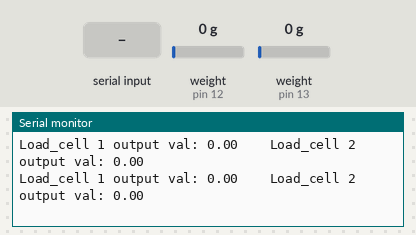
This sketch was run on a simulated Arduino Uno, built with avr-gcc and run on an emulated ATmega328P. On the bench: the last lines printed to the serial monitor. Inputs (shaded band) come from the test bench; at power-on: weight on the scale (sensors on pin 12, pin 13) 0 g.

Above: at 6.0 s.
6.1 s: "t" received over Serial
7.6 s: weight on the scale (sensor on pin 12) set to 100 g
At 7.62 s:
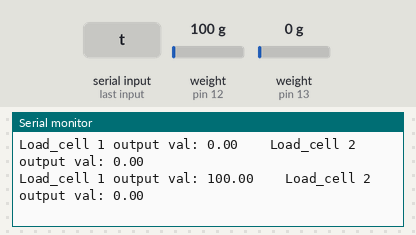
9.1 s: weight on the scale (sensor on pin 13) set to 100 g
At 9.12 s:
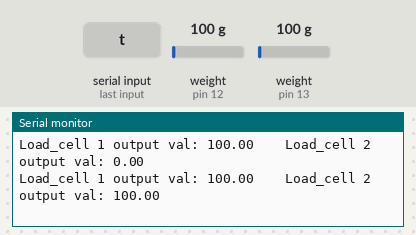
10.6 s: weight on the scale (sensor on pin 12) set to 1250 g
At 10.62 s:
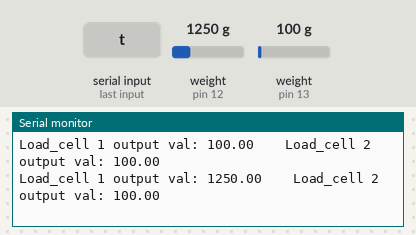
12.1 s: weight on the scale (sensor on pin 13) set to 1250 g
At 12.12 s:
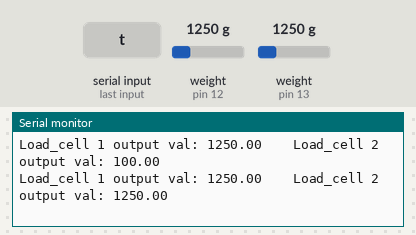
Timing chart, 0 to 14.6 s (numbered marks = the images above; inputs shaded):
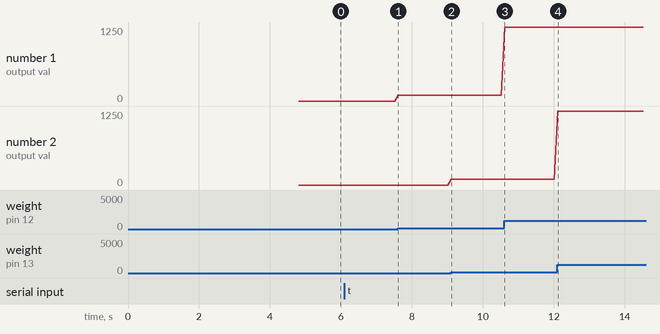

Measured:
- after the input at 7.6 s, the serial monitor: prints a new line at once (image 1)
- after the input at 9.1 s, the serial monitor: prints a new line at once (image 2)
- after the input at 10.6 s, the serial monitor: prints a new line at once (image 3)
- after the input at 12.1 s, the serial monitor: prints a new line at once (image 4)
- plotted number 1: 0 → 100 after the input at 7.6 s, 100 → 1250 after the input at 10.6 s

The sketch:

Read_2x_load_cell.ino
```cpp
#include <HX711_ADC.h>

// check ur pins
const int HX711_dout_1 = 12;
const int HX711_sck_1  = 2;
const int HX711_dout_2 = 13;
const int HX711_sck_2  = 4;

// HX711 constructor (dout pin, sck pin)
HX711_ADC LoadCell_1(HX711_dout_1, HX711_sck_1); // HX711 1
HX711_ADC LoadCell_2(HX711_dout_2, HX711_sck_2); // HX711 2

unsigned long t = 0;

void setup() {
  Serial.begin(57600);
  delay(10);
  Serial.println();
  Serial.println("Starting...");

  float calibrationValue_1 = 105.0; // calibration value load cell 1
  float calibrationValue_2 = 143.0; // calibration value load cell 2

  LoadCell_1.begin();
  LoadCell_2.begin();

  unsigned long stabilizingtime = 2000; // tare precision can be improved by waiting
  bool _tare = true;
  byte loadcell_1_rdy = 0;
  byte loadcell_2_rdy = 0;

  // Run startup, stabilization and tare for both load cells
  while ((loadcell_1_rdy + loadcell_2_rdy) < 2) {
    if (!loadcell_1_rdy) loadcell_1_rdy = LoadCell_1.startMultiple(stabilizingtime, _tare);
    if (!loadcell_2_rdy) loadcell_2_rdy = LoadCell_2.startMultiple(stabilizingtime, _tare);
  }

  if (LoadCell_1.getTareTimeoutFlag()) {
    Serial.println("Timeout, check MCU>HX711 no.1 wiring and pin designations");
  }
  if (LoadCell_2.getTareTimeoutFlag()) {
    Serial.println("Timeout, check MCU>HX711 no.2 wiring and pin designations");
  }

  LoadCell_1.setCalFactor(calibrationValue_1);
  LoadCell_2.setCalFactor(calibrationValue_2);

  Serial.println("Startup is complete");
}

void loop() {
  static bool newDataReady = false;
  const int serialPrintInterval = 0;

  // Check for new data
  if (LoadCell_1.update()) newDataReady = true;
  LoadCell_2.update();

  if (newDataReady) {
    if (millis() > t + serialPrintInterval) {
      float a = LoadCell_1.getData();
      float b = LoadCell_2.getData();
      Serial.print("Load_cell 1 output val: ");
      Serial.print(a);
      Serial.print("    Load_cell 2 output val: ");
      Serial.println(b);
      newDataReady = false;
      t = millis();
    }
  }

  // Serial command to tare
  if (Serial.available() > 0) {
    char inByte = Serial.read();
    if (inByte == 't') {
      LoadCell_1.tareNoDelay();
      LoadCell_2.tareNoDelay();
    }
  }

  // Check tare status
  if (LoadCell_1.getTareStatus()) {
    Serial.println("Tare load cell 1 complete");
  }
  if (LoadCell_2.getTareStatus()) {
    Serial.println("Tare load cell 2 complete");
  }
}
```
